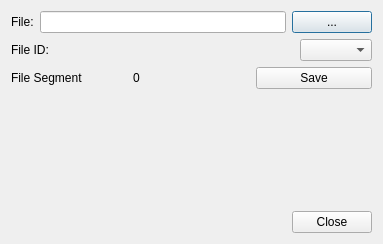
<?xml version="1.0" encoding="UTF-8"?>
<ui version="4.0">
 <class>FlightLogDownload</class>
 <widget class="QDialog" name="FlightLogDownload">
  <property name="geometry">
   <rect>
    <x>0</x>
    <y>0</y>
    <width>383</width>
    <height>244</height>
   </rect>
  </property>
  <property name="windowTitle">
   <string>Dialog</string>
  </property>
  <layout class="QVBoxLayout" name="verticalLayout">
   <item>
    <layout class="QHBoxLayout" name="horizontalLayout_2">
     <item>
      <widget class="QLabel" name="label_2">
       <property name="text">
        <string>File:</string>
       </property>
      </widget>
     </item>
     <item>
      <widget class="QLineEdit" name="fileName"/>
     </item>
     <item>
      <widget class="QPushButton" name="fileNameButton">
       <property name="text">
        <string>...</string>
       </property>
      </widget>
     </item>
    </layout>
   </item>
   <item>
    <layout class="QHBoxLayout" name="horizontalLayout">
     <item>
      <widget class="QLabel" name="label">
       <property name="text">
        <string>File ID:</string>
       </property>
      </widget>
     </item>
     <item>
      <spacer name="horizontalSpacer">
       <property name="orientation">
        <enum>Qt::Horizontal</enum>
       </property>
       <property name="sizeHint" stdset="0">
        <size>
         <width>40</width>
         <height>20</height>
        </size>
       </property>
      </spacer>
     </item>
     <item>
      <widget class="QComboBox" name="cbFileId"/>
     </item>
    </layout>
   </item>
   <item>
    <layout class="QHBoxLayout" name="horizontalLayout_3">
     <item>
      <widget class="QLabel" name="label_3">
       <property name="text">
        <string>File Segment</string>
       </property>
      </widget>
     </item>
     <item>
      <widget class="QLabel" name="sectorLabel">
       <property name="text">
        <string>0</string>
       </property>
      </widget>
     </item>
     <item>
      <widget class="QPushButton" name="saveButton">
       <property name="text">
        <string>Save</string>
       </property>
      </widget>
     </item>
    </layout>
   </item>
   <item>
    <spacer name="verticalSpacer">
     <property name="orientation">
      <enum>Qt::Vertical</enum>
     </property>
     <property name="sizeHint" stdset="0">
      <size>
       <width>20</width>
       <height>40</height>
      </size>
     </property>
    </spacer>
   </item>
   <item>
    <widget class="QDialogButtonBox" name="buttonBox">
     <property name="orientation">
      <enum>Qt::Horizontal</enum>
     </property>
     <property name="standardButtons">
      <set>QDialogButtonBox::Close</set>
     </property>
    </widget>
   </item>
  </layout>
 </widget>
 <resources/>
 <connections>
  <connection>
   <sender>buttonBox</sender>
   <signal>accepted()</signal>
   <receiver>FlightLogDownload</receiver>
   <slot>accept()</slot>
   <hints>
    <hint type="sourcelabel">
     <x>248</x>
     <y>254</y>
    </hint>
    <hint type="destinationlabel">
     <x>157</x>
     <y>274</y>
    </hint>
   </hints>
  </connection>
  <connection>
   <sender>buttonBox</sender>
   <signal>rejected()</signal>
   <receiver>FlightLogDownload</receiver>
   <slot>reject()</slot>
   <hints>
    <hint type="sourcelabel">
     <x>316</x>
     <y>260</y>
    </hint>
    <hint type="destinationlabel">
     <x>286</x>
     <y>274</y>
    </hint>
   </hints>
  </connection>
 </connections>
</ui>
